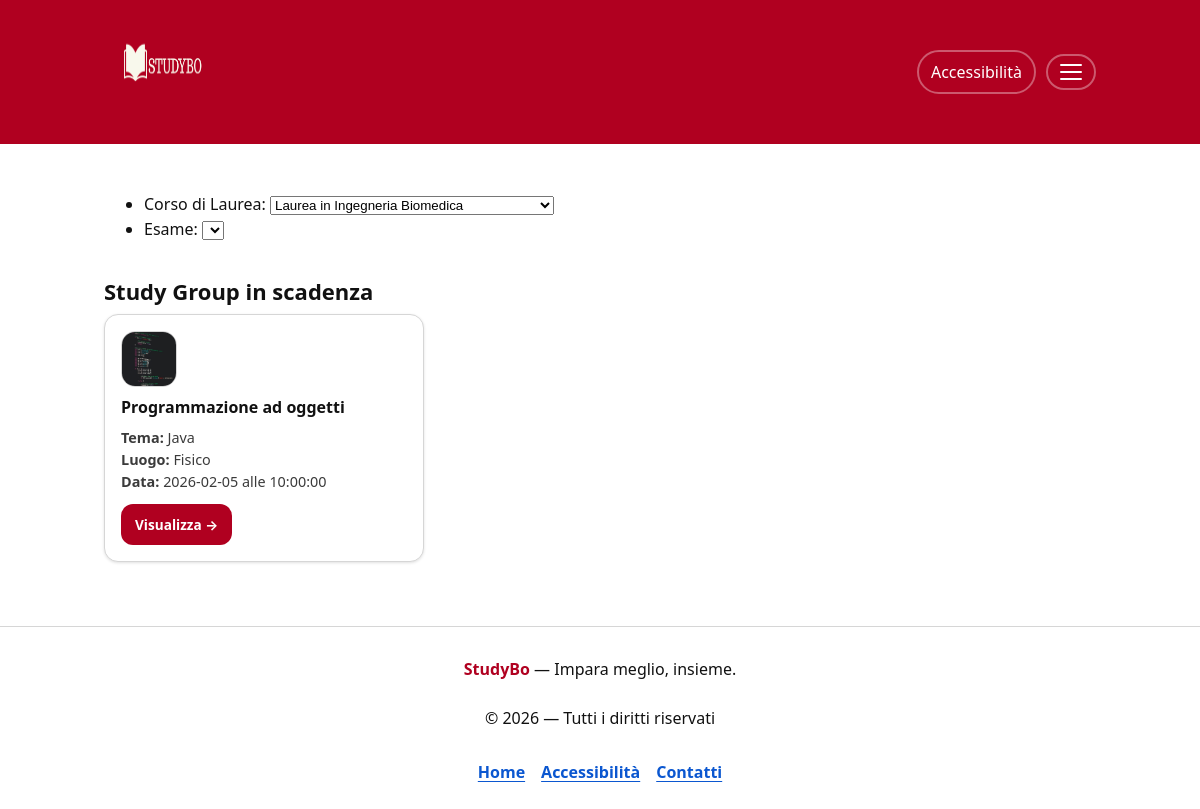
/form-sg.php, run on the app's committed database.
### tables this page shows
CREATE TABLE `studygroup` (
  `idcdl` int(11) NOT NULL,
  `idesame` int(11) NOT NULL,
  `idstudygroup` int(11) NOT NULL,
  `idlingua` char(5) NOT NULL,
  `tema` char(30) NOT NULL,
  `luogo` char(20) NOT NULL,
  `dettaglioluogo` text NOT NULL,
  `data` date NOT NULL,
  `ora` time NOT NULL,
  `amministratoresg` char(100) NOT NULL
);

CREATE TABLE `esame` (
  `idcdl` int(11) NOT NULL,
  `idesame` int(11) NOT NULL,
  `nomeesame` char(100) NOT NULL,
  `annoesame` int(11) NOT NULL,
  `imgesame` char(100) NOT NULL,
  `principale` tinyint(1) NOT NULL
);

### form-sg.php (called while the page is built)
<?php
require_once 'bootstrap.php';
$templateParams["titolo"] = "StudyBo - Elenco Study Group";
$templateParams["nome"] = "elenco-studygroup.php";
$templateParams["studygroupscadenza"] = $dbh->getStGrScad();
$templateParams["numstudygr"] = $dbh->getStGrAtt();
if(isset($_SESSION["username"])){
    $templateParams["amministratore"] = $dbh->isAdmin($_SESSION["username"])[0]["amministratore"];
    $templateParams["nomeutente"] = $dbh->getNameUser($_SESSION["username"])[0]["nome"];
    $templateParams["idcdl"] = $dbh->getUser($_SESSION["username"])[0]["idcdl"];
} else {
    $templateParams["amministratore"] = 9;
    $templateParams["nomeutente"] = "";
    $templateParams["cdl"] = $dbh->getCdl();
}
require 'template/base.php';
?>

### db/DatabaseHelper.php (called while the page is built, shortened)
<?php
class DatabaseHelper {
    private $db;
    public function __construct($servername, $username, $password, $dbname, $port){
        $this->db = new mysqli($servername, $username, $password, $dbname, $port);
    }
    public function getAllCdl(){ return $this->db->query("SELECT * FROM cdl ORDER BY nomecdl")->fetch_all(MYSQLI_ASSOC); }
    public function getStGrScad(){
        return $this->db->query("SELECT S.*, E.nomeesame, E.imgesame FROM studygroup S JOIN esame E ON S.idesame = E.idesame WHERE S.data = CURRENT_DATE ORDER BY S.ora")->fetch_all(MYSQLI_ASSOC);
    }
    public function getStGrAtt(){
        return $this->db->query("SELECT idcdl, idesame FROM studygroup WHERE data >= CURRENT_DATE GROUP BY idcdl, idesame")->fetch_all(MYSQLI_ASSOC);
    }
    public function getCdl(){
        return $this->getAllCdl();
    }
}
?>

### bootstrap.php (called while the page is built, shortened)
<?php
require_once 'db/DatabaseHelper.php';
require_once("utils/functions.php");
$dbh = new DatabaseHelper(DB_HOST, DB_USER, DB_PASS, DB_NAME, DB_PORT);
?>

### utils/functions.php (called while the page is built, shortened)
<?php
function e($string) {
    return htmlspecialchars((string)$string, ENT_QUOTES, 'UTF-8');
}
?>

### template/elenco-studygroup.php (the view, shortened to what this page needs)
<section class="cerca-sg">
    <form action="" method="GET">
        <ul>
            <?php if(!empty($_SESSION["username"])): ?>
                <input type="hidden" id="idcdl" name="idcdl" value="<?php echo $templateParams["idcdl"]; ?>"/>
            <?php else: ?>
                <li>
                    <label for="idcdl">Corso di Laurea:</label>
                    <select name="idcdl" id="idcdl">
                        <?php foreach($templateParams["cdl"] as $cdl): ?>
                            <option value="<?php echo $cdl["idcdl"]; ?>"><?php echo $cdl["nomecdl"]; ?></option>
                        <?php endforeach; ?>
                    </select>
                </li>
            <?php endif; ?>
            <li>
                <label for="idesame">Esame:</label>
                <select name="idesame" id="idesame">
                </select>
            </li>
        </ul>
    </form>
</section>

### template/base.php (shortened to what this page needs)
<!DOCTYPE html>
<html lang="it">
<head>
    <link rel="stylesheet" href="style.css?v=1.1"/>
    </head>
<body onload="typeof checkNotifica === 'function' && checkNotifica()">
    <?php include __DIR__ . '/../header.php'; ?>
    <main class="pagina" id="contenuto">
        <?php
        if (isset($templateParams["nome"])) {
            $view = __DIR__ . '/' . ltrim($templateParams["nome"], '/\\');
            require $view;
        }
        ?>
        <?php if(isset($templateParams["studygroupscadenza"]) && !empty($templateParams["studygroupscadenza"])): ?>
        <section class="sezione" aria-labelledby="scadenze-sidebar-title">
            <div class="section-head">
                <h2 id="scadenze-sidebar-title">Study Group in scadenza</h2>
            </div>
            <div class="griglia-corsi">
                <?php foreach($templateParams["studygroupscadenza"] as $cardstudygr): ?>
                    <article class="card-corso">
                        <div class="card-icon">
                            <img src="img/esami/<?php echo $cardstudygr["imgesame"]; ?>" alt="">
                        </div>
                        <h3 class="card-title"><?php echo e($cardstudygr["nomeesame"]); ?></h3>
                        <ul class="card-meta">
                            <li><strong>Tema:</strong> <?php echo e($cardstudygr["tema"]); ?></li>
                            <li><strong>Luogo:</strong> <?php echo e($cardstudygr["luogo"]); ?></li>
                            <li><strong>Data:</strong> <?php echo e($cardstudygr["data"]); ?> alle <?php echo e($cardstudygr["ora"]); ?></li>
                        </ul>
                        <a class="btn-primary btn-small" href="studygroup.php?idcdl=<?php echo $cardstudygr["idcdl"]; ?>&idesame=<?php echo $cardstudygr["idesame"]; ?>&idstudygroup=<?php echo $cardstudygr["idstudygroup"]; ?>">Visualizza →</a>
                    </article>
                <?php endforeach; ?>
            </div>
        </section>
        <?php endif; ?>
    </main>
    <?php include __DIR__ . '/../footer.php'; ?>
</body>
</html>

### style.css (style rules this page uses)
:root { --bg: #ffffff; --text: #111111; --muted: #3b3b3b; --border: #d6d6d6; --surface: #ffffff; --surface-2: #fafafa; --light-gray: #f7f7f7; --brand-dark: #8b0018; --text-main: var(--text); --text-muted: var(--muted); --bg-white: var(--bg); --footer-bg: var(--bg); --brand: #B00020; --brand-contrast: #ffffff; --link: #0b57d0; --radius: 14px; --shadow: 0 1px 3px rgba(0,0,0,.12); --maxw: 1040px; --font: system-ui, -apple-system, Segoe UI, Roboto, Arial, sans-serif; --font-scale: 1; --space-1: 8px; --space-2: 12px; --space-3: 16px; --space-4: 24px; --space-5: 32px; }
* { box-sizing: border-box; }
html { font-size: calc(16px * var(--font-scale)); font-family: var(--font); color: var(--text); background: var(--bg); }
body { margin: 0; line-height: 1.55; }
img { max-width: 100%; height: auto; display: block; }
a { color: var(--link); text-underline-offset: 3px; }
.pagina { max-width: var(--maxw); margin: 0 auto; padding: var(--space-5) var(--space-4); }
.btn-primary { background: var(--brand); color: var(--brand-contrast); border: 2px solid transparent; border-radius: 12px; padding: 12px 14px; cursor: pointer; font-weight: 700; text-decoration: none; display: inline-block; }
.btn-small { display: inline-block; padding: 10px 12px; text-decoration: none; }
.sezione { margin-top: var(--space-5); }
.section-head h2 { margin: 0 0 6px 0; font-size: 22px; }
.griglia-corsi { display: grid; grid-template-columns: repeat(3, minmax(0, 1fr)); gap: var(--space-3); }
.card-corso, .card-scadenza { border: 1px solid var(--border); border-radius: var(--radius); box-shadow: var(--shadow); background: #fff; padding: var(--space-3); overflow: hidden; }
.card-icon { width: 56px; height: 56px; border-radius: 14px; border: 1px solid var(--border); overflow: hidden; margin-bottom: 10px; }
.card-icon img { width: 100%; height: 100%; object-fit: cover; }
.card-title { margin: 0 0 6px 0; font-size: 16px; line-height: 1.25; }
.card-meta { margin: 0 0 4px 0; color: var(--muted); }
.card-meta { margin: 10px 0; font-size: 0.9rem; color: var(--muted); }
ul.card-meta, ol.card-meta { list-style: none; padding: 0; }
.btn-small { padding: 8px 12px; font-size: 0.85rem; }

### data on the page
studygroup: esame.imgesame (picture), esame.nomeesame "Programmazione ad oggetti", tema "Java", luogo "Fisico", data "2026-02-05", ora "10:00:00"

### other printed values
form field idcdl "Laurea in Ingegneria Biomedica"
